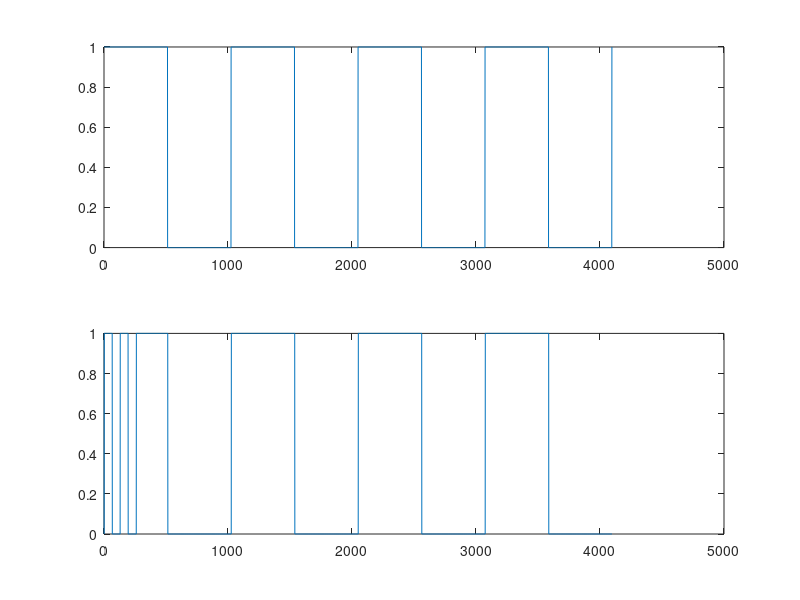

Reproduce this figure in MATLAB.
clc;
clear all;
close all;
N = 256

t = linspace(0, 16 * pi, 4096);
a1 = sin(4 * t);
b = square(0.5 * t);
b(b <= 0) = 0;

y(1:N) = zeros(1, N);

for i=N+1:N:length(b)
    y(i:i+N-1) = xor(b(i:i+N-1), y(i-N:i-1));
end

y(y == 0) = -1;
s = y .* a1;

z(1:N) = s(1:N);
for i=N+1:N:length(b)
    z(i:i+N-1) = s(i:i+N-1) .* s(i-N:i-1);
end

d = filter(ones(1, 5), 1, z);
d(d > 0) = 0;
d(d < 0) = 1;


subplot(2, 1, 1);
plot(b);
subplot(2, 1, 2);
plot(d);
